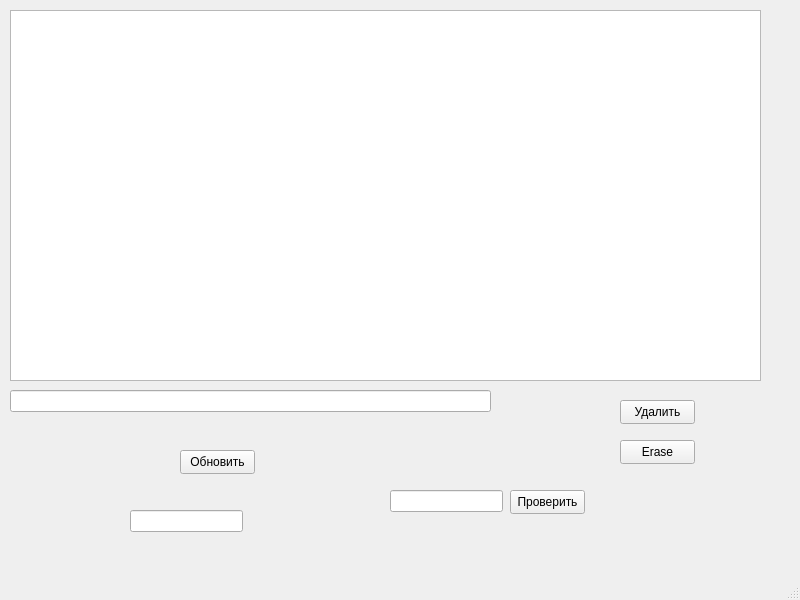
<?xml version="1.0" encoding="UTF-8"?>
<ui version="4.0">
 <class>MainWindow</class>
 <widget class="QMainWindow" name="MainWindow">
  <property name="geometry">
   <rect>
    <x>0</x>
    <y>0</y>
    <width>800</width>
    <height>600</height>
   </rect>
  </property>
  <property name="windowTitle">
   <string>MainWindow</string>
  </property>
  <widget class="QWidget" name="centralwidget">
   <widget class="QPushButton" name="btnCheck">
    <property name="geometry">
     <rect>
      <x>510</x>
      <y>490</y>
      <width>75</width>
      <height>24</height>
     </rect>
    </property>
    <property name="text">
     <string>Проверить</string>
    </property>
   </widget>
   <widget class="QLineEdit" name="edtLogin">
    <property name="geometry">
     <rect>
      <x>390</x>
      <y>490</y>
      <width>113</width>
      <height>22</height>
     </rect>
    </property>
   </widget>
   <widget class="QListWidget" name="lstUser">
    <property name="geometry">
     <rect>
      <x>10</x>
      <y>10</y>
      <width>751</width>
      <height>371</height>
     </rect>
    </property>
   </widget>
   <widget class="QPushButton" name="btnDel">
    <property name="geometry">
     <rect>
      <x>620</x>
      <y>400</y>
      <width>75</width>
      <height>24</height>
     </rect>
    </property>
    <property name="text">
     <string>Удалить</string>
    </property>
   </widget>
   <widget class="QPushButton" name="btnErase">
    <property name="geometry">
     <rect>
      <x>620</x>
      <y>440</y>
      <width>75</width>
      <height>24</height>
     </rect>
    </property>
    <property name="text">
     <string>Erase</string>
    </property>
   </widget>
   <widget class="QLineEdit" name="edtUser">
    <property name="geometry">
     <rect>
      <x>10</x>
      <y>390</y>
      <width>481</width>
      <height>22</height>
     </rect>
    </property>
   </widget>
   <widget class="QPushButton" name="btnUpdate">
    <property name="geometry">
     <rect>
      <x>180</x>
      <y>450</y>
      <width>75</width>
      <height>24</height>
     </rect>
    </property>
    <property name="text">
     <string>Обновить</string>
    </property>
   </widget>
   <widget class="QLineEdit" name="lineEdit">
    <property name="geometry">
     <rect>
      <x>130</x>
      <y>510</y>
      <width>113</width>
      <height>22</height>
     </rect>
    </property>
    <property name="echoMode">
     <enum>QLineEdit::Password</enum>
    </property>
   </widget>
  </widget>
  <widget class="QMenuBar" name="menubar">
   <property name="geometry">
    <rect>
     <x>0</x>
     <y>0</y>
     <width>800</width>
     <height>22</height>
    </rect>
   </property>
  </widget>
  <widget class="QStatusBar" name="statusbar"/>
 </widget>
 <resources/>
 <connections/>
</ui>
